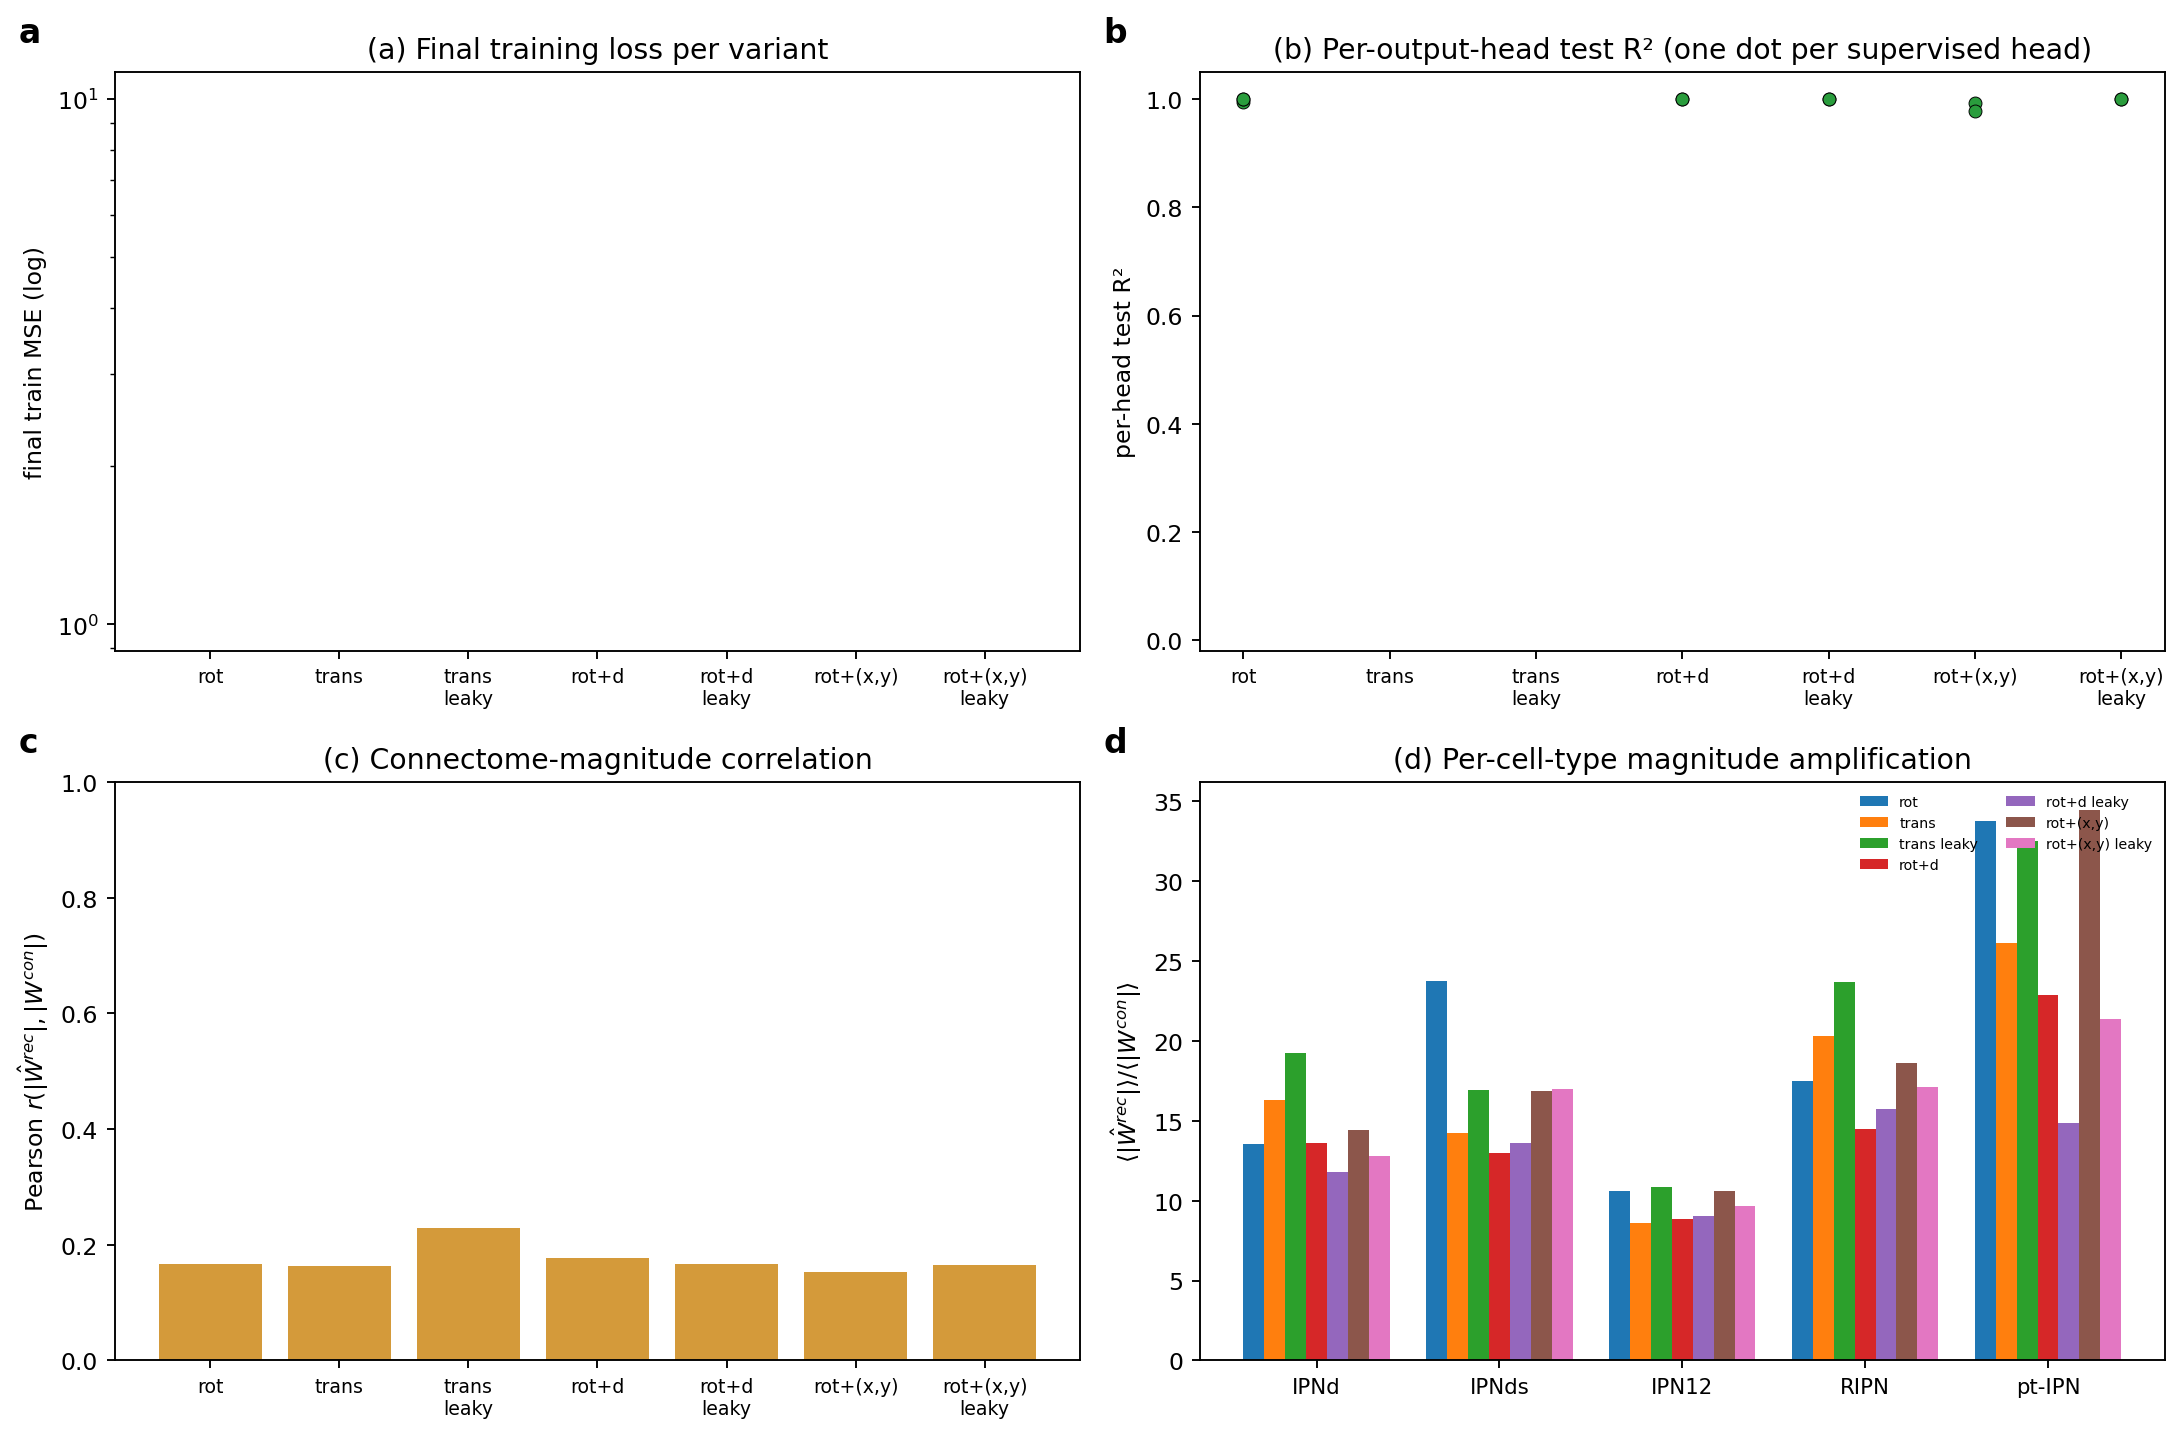

This figure's Python source:
"""Compile / analyse the ARTR / pt-IPN1 head-direction model family.

Reads each run dir under
    log/zebrafish/zebrafish_hd_si_ipn12_artr_pt1_<suffix>/
and overlays cross-model summary panels:

    (a) Final test loss per variant (heading and/or distance / position
        head as available).
    (b) Per-frame test R² per variant, split by output channel.
    (c) Connectome-vs-learned per-edge correlation: Pearson r between
        |W_ij^con| and |W_ij^rec|, per variant.
    (d) Per-cell-type recurrent magnitude amplification |W^rec| / |W^con|
        averaged within each cell-type block, stacked across variants.

The figure is a single, self-describing summary of how the connectome
template re-scales under increasingly demanding sub-tasks (rotation
→ +distance → +2D path), and serves as a launchpad for the
MI-partition and edge-analysis figures that come next.

Usage:
    python figures/zebrafish/fig_zebrafish_artr_pt1_summary.py
    python figures/zebrafish/fig_zebrafish_artr_pt1_summary.py \\
        --data_root /groups/saalfeld/home/allierc/GraphData \\
        --out figures/zebrafish/fig_zebrafish_artr_pt1_summary.png
"""
from __future__ import annotations

import argparse
import csv
import os
import sys

import matplotlib
matplotlib.use("Agg")
import matplotlib.pyplot as plt
import numpy as np
import torch

HERE = os.path.dirname(os.path.abspath(__file__))
sys.path.insert(0, os.path.join(HERE, "..", "..", "src"))

from connectome_gnn.utils import (  # noqa: E402
    load_data_root_from_json, set_data_root,
)
from connectome_gnn.models.utils import load_run_config  # noqa: E402
from connectome_gnn.models.registry import create_model  # noqa: E402


PREFIX = "zebrafish_hd_si_ipn12_artr_pt1_"
VARIANTS = [
    # (suffix, short label)
    ("selfmotion_rotation",          "rot"),
    ("selfmotion_translation",       "trans"),
    ("selfmotion_translation_leaky", "trans\nleaky"),
    ("selfmotion_both",              "rot+d"),
    ("selfmotion_both_leaky",        "rot+d\nleaky"),
    ("position_2d",                  "rot+(x,y)"),
    ("position_2d_leaky",            "rot+(x,y)\nleaky"),
]

# Coarse cell-type bins for the per-block amplification panel.
COARSE_ORDER = ["IPNd", "IPNds", "IPN12", "RIPN", "pt-IPN"]


def _coarse_of(name: str) -> str:
    if name.startswith("IPN12"):
        return "IPN12"
    if name.startswith("IPNds"):
        return "IPNds"
    if name.startswith("IPNd"):
        return "IPNd"
    if name.startswith("RIPN"):
        return "RIPN"
    if name.startswith("pt-IPN") or name.startswith("ptIPN"):
        return "pt-IPN"
    return "other"


def _read_final_metrics(run_dir: str) -> dict:
    """Last row of tmp_training/metrics.log → dict of trailing test-R² cols."""
    path = os.path.join(run_dir, "tmp_training", "metrics.log")
    if not os.path.isfile(path):
        return {}
    last = None
    with open(path) as f:
        for row in csv.reader(f):
            last = row
    if not last:
        return {}
    # column 7 = final train MSE; trailing columns are heading/d R²+RMSE pairs.
    out = {"mse": _to_float(last[7])}
    # By convention the last 5 numeric columns are R²/RMSE pairs (heading
    # gain, heading R², heading RMSE, secondary R², secondary RMSE) but
    # some columns may be nan if the head wasn't supervised. Pick out the
    # plausible R² values (between 0 and 1.0001).
    r2_vals = []
    for v in last[8:]:
        try:
            x = float(v)
        except ValueError:
            continue
        if 0.0 <= x <= 1.0001:
            r2_vals.append(x)
    out["r2_vals"] = r2_vals
    return out


def _to_float(s) -> float:
    try:
        return float(s)
    except (TypeError, ValueError):
        return float("nan")


def _load_W(run_dir: str, device):
    """Reconstruct the trained model from the run dir, return
    (W^rec, W^con, neuron_types, type_names)."""
    # The run-dir basename matches the config name under config/zebrafish/.
    config_name = os.path.basename(run_dir)
    config, _ = load_run_config(config_name, explicit_output_root=False,
                                 task="train")
    net = create_model(
        config.graph_model.signal_model_name,
        aggr_type=config.graph_model.aggr_type,
        config=config, device=device,
    )
    # load latest checkpoint
    import glob
    ckpts = sorted(glob.glob(os.path.join(run_dir, "models",
                                          "best_model_with_*.pt")))
    if not ckpts:
        return None
    sd = torch.load(ckpts[-1], map_location=device, weights_only=False)
    sd = sd if isinstance(sd, dict) else sd.state_dict()
    if "model_state_dict" in sd:
        sd = sd["model_state_dict"]
    net.load_state_dict(sd, strict=False)
    W_rec = net.W_rec.detach().cpu().numpy()
    W_con = net.W_con.detach().cpu().numpy()
    nt = np.asarray(net.neuron_types).astype(int)
    names = list(net.type_names)
    return W_rec, W_con, nt, names


def _per_block_amplification(W_rec, W_con, coarse) -> dict:
    """Mean |W_rec| / mean |W_con| per coarse-type block."""
    out = {}
    for c in COARSE_ORDER:
        rows = np.where(coarse == c)[0]
        if rows.size == 0:
            out[c] = np.nan
            continue
        # outgoing edges from this block
        w_rec = np.abs(W_rec[rows, :])
        w_con = np.abs(W_con[rows, :])
        mask = w_con > 0
        if not mask.any():
            out[c] = np.nan
            continue
        out[c] = float(w_rec[mask].mean() / max(w_con[mask].mean(), 1e-12))
    return out


def _per_edge_correlation(W_rec, W_con) -> float:
    a = np.abs(W_rec.ravel())
    b = np.abs(W_con.ravel())
    mask = b > 0
    if not mask.any():
        return float("nan")
    a = a[mask]; b = b[mask]
    if a.std() < 1e-12 or b.std() < 1e-12:
        return float("nan")
    return float(np.corrcoef(a, b)[0, 1])


def main():
    p = argparse.ArgumentParser(description=__doc__)
    p.add_argument("--data_root",
                   default="/groups/saalfeld/home/allierc/GraphData")
    p.add_argument("--out", default=os.path.join(
        HERE, "fig_zebrafish_artr_pt1_summary.png"))
    p.add_argument("--device", default="cpu")
    args = p.parse_args()

    try:
        set_data_root(load_data_root_from_json())
    except FileNotFoundError:
        pass

    device = torch.device(args.device)

    rows = []
    coarse = None
    for suffix, label in VARIANTS:
        run = PREFIX + suffix
        run_dir = os.path.join(args.data_root, "log", "zebrafish", run)
        if not os.path.isdir(run_dir):
            print(f"  SKIP {label}: missing {run_dir}")
            continue
        m = _read_final_metrics(run_dir)
        wrec_wcon = _load_W(run_dir, device)
        if wrec_wcon is None:
            print(f"  SKIP {label}: no checkpoint in {run_dir}")
            continue
        W_rec, W_con, nt, names = wrec_wcon
        coarse_now = np.array([_coarse_of(names[int(t)]) for t in nt],
                              dtype=object)
        coarse = coarse_now if coarse is None else coarse
        amp = _per_block_amplification(W_rec, W_con, coarse_now)
        rho = _per_edge_correlation(W_rec, W_con)
        rows.append({
            "label": label,
            "mse": m.get("mse", float("nan")),
            "r2_vals": m.get("r2_vals", []),
            "rho_wrec_wcon": rho,
            "amp": amp,
        })
        print(f"  {label:14s}  mse={m.get('mse', float('nan')):.4f}  "
              f"ρ(|W_rec|,|W_con|)={rho:.3f}  amp(IPNd)={amp['IPNd']:.2f}")

    if not rows:
        sys.exit("no run dirs found")

    # ---- plot ---------------------------------------------------------
    fig, axes = plt.subplots(2, 2, figsize=(13, 8.5))
    xs = np.arange(len(rows))
    labels = [r["label"] for r in rows]

    # (a) final train MSE
    ax = axes[0, 0]
    ax.bar(xs, [r["mse"] for r in rows], color="#1f6fb3")
    ax.set_xticks(xs); ax.set_xticklabels(labels, fontsize=8)
    ax.set_yscale("log")
    ax.set_ylabel("final train MSE (log)")
    ax.set_title("(a) Final training loss per variant")

    # (b) per-output-head test R² (max of available R² heads per variant)
    ax = axes[0, 1]
    for i, r in enumerate(rows):
        r2s = [v for v in r["r2_vals"] if 0 <= v <= 1.0001]
        if not r2s:
            continue
        ax.scatter([i] * len(r2s), r2s, s=30, color="#2a9d3d",
                   edgecolor="black", linewidth=0.4)
    ax.set_xticks(xs); ax.set_xticklabels(labels, fontsize=8)
    ax.set_ylabel("per-head test R²")
    ax.set_ylim(-0.02, 1.05)
    ax.set_title("(b) Per-output-head test R² (one dot per supervised head)")

    # (c) Pearson r(|W_rec|, |W_con|)
    ax = axes[1, 0]
    ax.bar(xs, [r["rho_wrec_wcon"] for r in rows], color="#d49a3a")
    ax.set_xticks(xs); ax.set_xticklabels(labels, fontsize=8)
    ax.set_ylabel(r"Pearson $r(|\hat W^{rec}|, |W^{con}|)$")
    ax.set_title("(c) Connectome-magnitude correlation")
    ax.set_ylim(0, 1)

    # (d) per-cell-type amplification, grouped bars
    ax = axes[1, 1]
    n_var = len(rows); n_cls = len(COARSE_ORDER)
    width = 0.8 / max(n_var, 1)
    cmap = plt.get_cmap("tab10")
    for i, r in enumerate(rows):
        vals = [r["amp"].get(c, np.nan) for c in COARSE_ORDER]
        x = np.arange(n_cls) + (i - (n_var - 1) / 2) * width
        ax.bar(x, vals, width=width, color=cmap(i % 10),
               label=r["label"].replace("\n", " "))
    ax.set_xticks(np.arange(n_cls))
    ax.set_xticklabels(COARSE_ORDER, fontsize=9)
    ax.set_ylabel(r"$\langle|\hat W^{rec}|\rangle/\langle|W^{con}|\rangle$")
    ax.set_title("(d) Per-cell-type magnitude amplification")
    ax.legend(fontsize=6, ncol=2, loc="upper right", frameon=False)

    for letter, ax in zip("abcd", axes.flat):
        ax.text(-0.10, 1.04, letter, transform=ax.transAxes,
                fontsize=14, fontweight="bold", ha="left", va="bottom")

    plt.tight_layout()
    fig.savefig(args.out, dpi=170, bbox_inches="tight")
    plt.close(fig)
    print(f"[fig_artr_pt1_summary] wrote {args.out}")


if __name__ == "__main__":
    main()
